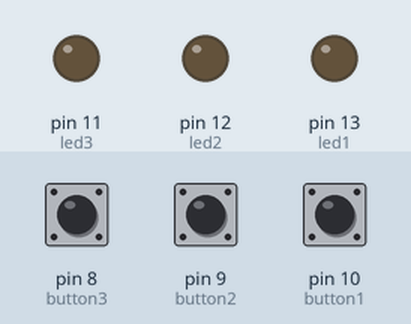
Simulated run of this sketch. Board: Arduino Uno, built with avr-gcc and run on an emulated ATmega328P. On the bench: output pins drawn as LEDs (lit = HIGH). The inputs (shaded band) are chosen by the test bench; at power-on: pin 8 (button3) LOW, pin 9 (button2) LOW, pin 10 (button1) LOW.

Above: at 1.2 s.
1.3 s: pin 8 (button3) pulled HIGH for 0.15 s
At 2.5 s:
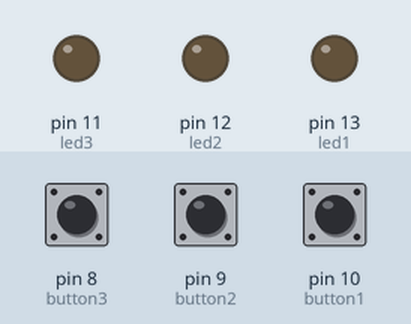
3.0 s: pin 9 (button2) pulled HIGH for 0.15 s
At 3.8 s:
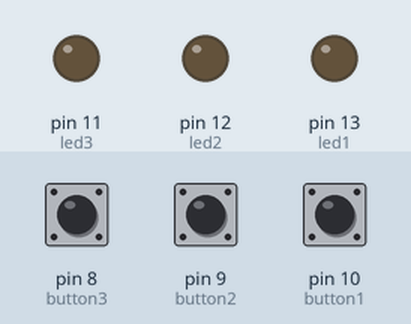
4.7 s: pin 10 (button1) pulled HIGH for 0.15 s
At 6.1 s:
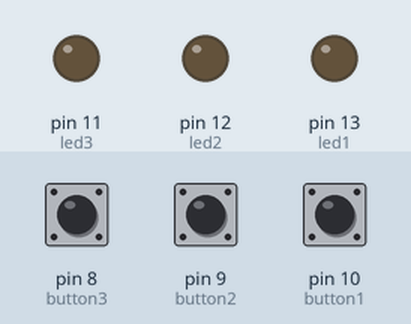
6.4 s: pin 8 (button3) pulled HIGH for 1 s
At 7.2 s:
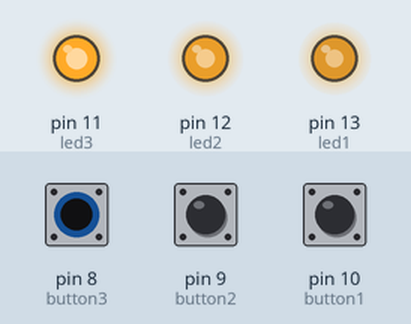
8.9 s: pin 8 (button3) pulled HIGH for 3.2 s
At 13.2 s:
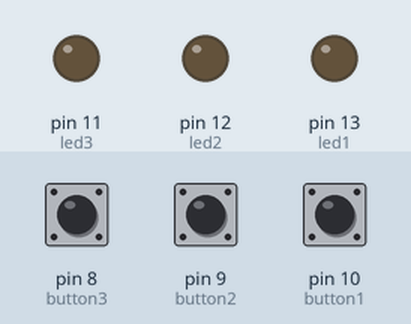
13.6 s: pin 9 (button2) pulled HIGH for 3.2 s
At 15.1 s:
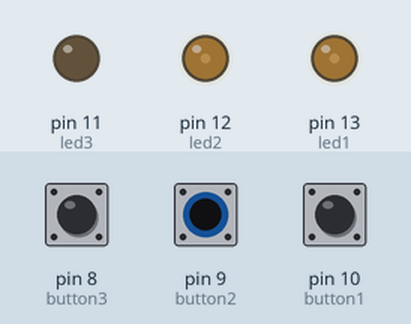
Timing chart, 0 to 18.3 s (numbered marks = the images above; inputs shaded):
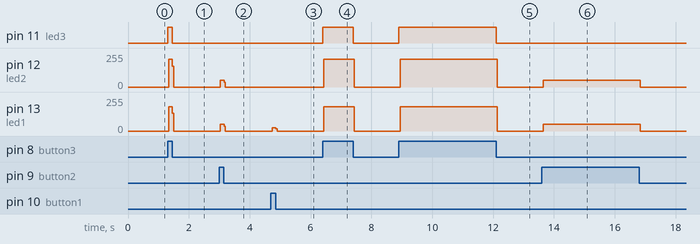

The sketch:

code.ino
```cpp
//Yasmin Alshurafa
// 3 November 2020
// Assignment 6: LEDs and Buttons


//each digital pin has a button attached to it with special name
const int button1 = 10;
const int button2 = 9;
const int button3 = 8;

//each digital pin has a LED attached to it with special name
int led1 = 13;
int led2 = 12;
int led3 = 11;

void setup() {

//make LEDs' pin as outputs
  pinMode(led1, OUTPUT);
  pinMode(led2, OUTPUT);
  pinMode(led3, OUTPUT);

//make buttons' pins as inputs
  pinMode(button1, INPUT);
  pinMode(button2, INPUT);
  pinMode(button3, INPUT);

}

void loop() {

//read the input pins
  int buttonState1 = digitalRead(button1);
  int buttonState2 = digitalRead(button2);
  int buttonState3 = digitalRead(button3);

//if button1 is pressed open led1 else close it
  if (buttonState1 == HIGH){
    digitalWrite(led1, HIGH);

    }else{
      digitalWrite(led1, LOW);
      }

//if button2 is pressed open led1 and led2 else close it
   if (buttonState2 == HIGH){
    digitalWrite(led1, HIGH);
    digitalWrite(led2, HIGH);

    }else{
      digitalWrite(led1, LOW);
      digitalWrite(led2, LOW);
      }

//if button3 is pressed open led1, led2 and led3 else close it
    if (buttonState3 == HIGH){
    digitalWrite(led1, HIGH);
    digitalWrite(led2, HIGH);
    digitalWrite(led3, HIGH);

    }else{
      digitalWrite(led1, LOW);
      digitalWrite(led2, LOW);
      digitalWrite(led3, LOW);
      }
}
```

Measured:
- after the input at 1.3 s, pin 11 (led3): LOW → HIGH at once, → LOW 0.15 s later; pin 12 (led2): 0/255 → 207/255 at once, → 0/255 0.12 s later; pin 13 (led1): 0/255 → 181/255 at once, → 0/255 0.12 s later
- after the input at 3.0 s, pin 12 (led2), pin 13 (led1): 0/255 → 49/255 at once, → 0/255 0.12 s later
- after the input at 4.7 s, pin 13 (led1): 0/255 → 25/255 at once, → 0/255 0.12 s later
- after the input at 6.4 s, pin 11 (led3): LOW → HIGH at once, → LOW 1.0 s later; pin 12 (led2): 0/255 → 207/255 at once, → 0/255 1.0 s later; pin 13 (led1): 0/255 → 181/255 at once, → 0/255 1.0 s later
- after the input at 8.9 s, pin 11 (led3): LOW → HIGH at once, → LOW 3.2 s later; pin 12 (led2): 0/255 → 207/255 at once, → 0/255 3.2 s later; pin 13 (led1): 0/255 → 181/255 at once, → 0/255 3.2 s later
- after the input at 13.6 s, pin 12 (led2), pin 13 (led1): 0/255 → 49/255 at once, → 0/255 3.2 s later
